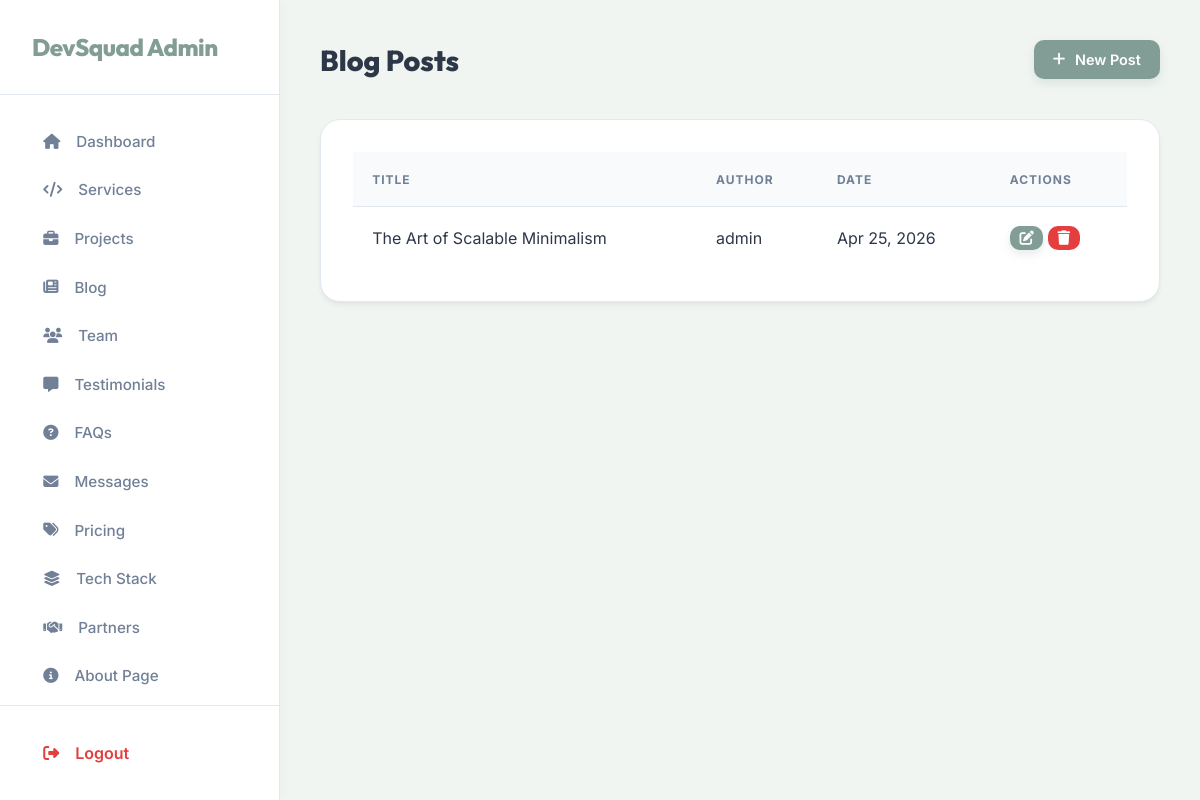
Screenshot of /custom-admin/blog/ (signed in) with the database file from the repository.
### service/models.py (models this page shows, shortened)
class BlogPost(models.Model):
    title = models.CharField(max_length=200)
    content = models.TextField()
    image = models.ImageField(upload_to='blog/', blank=True, null=True)
    author = models.ForeignKey(User, on_delete=models.CASCADE, default=1)
    created_at = models.DateTimeField(auto_now_add=True)

### service/views.py (the view)
# urls.py: path('custom-admin/blog/', views.dashboard_blogs, name='dashboard_blogs'),
@staff_member_required
def dashboard_blogs(request):
    posts = BlogPost.objects.all()
    return render(request, 'dashboard/blog_list.html', {'posts': posts})

### service/templates/dashboard/blog_list.html
{% extends 'dashboard/base.html' %}
{% block content %}
<div class="header">
    <h1>Blog Posts</h1>
    <a href="{% url 'dashboard_blog_create' %}" class="btn btn-primary"><i class="fas fa-plus"></i> New Post</a>
</div>
<div class="card">
    <table>
        <thead>
            <tr>
                <th>Title</th>
                <th>Author</th>
                <th>Date</th>
                <th>Actions</th>
            </tr>
        </thead>
        <tbody>
            {% for post in posts %}
            <tr>
                <td>{{ post.title }}</td>
                <td>{{ post.author.username }}</td>
                <td>{{ post.created_at|date:"M d, Y" }}</td>
                <td>
                    <a href="{% url 'dashboard_blog_edit' post.id %}" class="btn btn-primary"
                        style="padding: 0.3rem 0.6rem;"><i class="fas fa-edit"></i></a>
                    <a href="{% url 'dashboard_blog_delete' post.id %}" class="btn btn-danger"
                        style="padding: 0.3rem 0.6rem;" onclick="return confirm('Are you sure?')"><i
                            class="fas fa-trash"></i></a>
                </td>
            </tr>
            {% endfor %}
        </tbody>
    </table>
</div>
{% endblock %}

### service/templates/dashboard/base.html (style rules this page uses)
:root { --bg-color: #F0F5F2; --sidebar-bg: #FFFFFF; --text-color: #2D3748; --text-muted: #718096; --primary-color: #829D95; --secondary-color: #ADC2B5; --danger-color: #E53E3E; --success-color: #48BB78; --border-color: #E2E8F0; --shadow: 0 4px 6px -1px rgba(0, 0, 0, 0.05), 0 2px 4px -1px rgba(0, 0, 0, 0.03); }
* { margin: 0; padding: 0; box-sizing: border-box; font-family: 'Inter', sans-serif; }
body { background-color: var(--bg-color); color: var(--text-color); display: flex; height: 100vh; overflow: hidden; }
h1, h2, h3, h4, .brand { font-family: 'Outfit', sans-serif; }
.header { display: flex; justify-content: space-between; align-items: center; margin-bottom: 2.5rem; }
.header h1 { font-size: 1.8rem; font-weight: 800; color: var(--text-color); }
.card { background: white; border: 1px solid var(--border-color); border-radius: 20px; padding: 2rem; margin-bottom: 2rem; box-shadow: var(--shadow); }
.btn { padding: 0.7rem 1.2rem; border-radius: 10px; text-decoration: none; cursor: pointer; border: none; font-size: 0.9rem; font-weight: 600; display: inline-flex; align-items: center; gap: 0.6rem; transition: all 0.2s; }
.btn-primary { background: var(--primary-color); color: white; box-shadow: 0 4px 10px rgba(130, 157, 149, 0.2); }
.btn-danger { background: var(--danger-color); color: white; }
table { width: 100%; border-collapse: separate; border-spacing: 0; }
th, td { text-align: left; padding: 1.2rem; border-bottom: 1px solid var(--border-color); }
th { color: var(--text-muted); font-weight: 700; text-transform: uppercase; font-size: 0.75rem; letter-spacing: 1px; background: #F8FAFC; }
tr:last-child td { border-bottom: none; }

### rows the page displays
BlogPost: title "The Art of Scalable Minimalism", author.username "admin", created_at "Apr 25, 2026"
